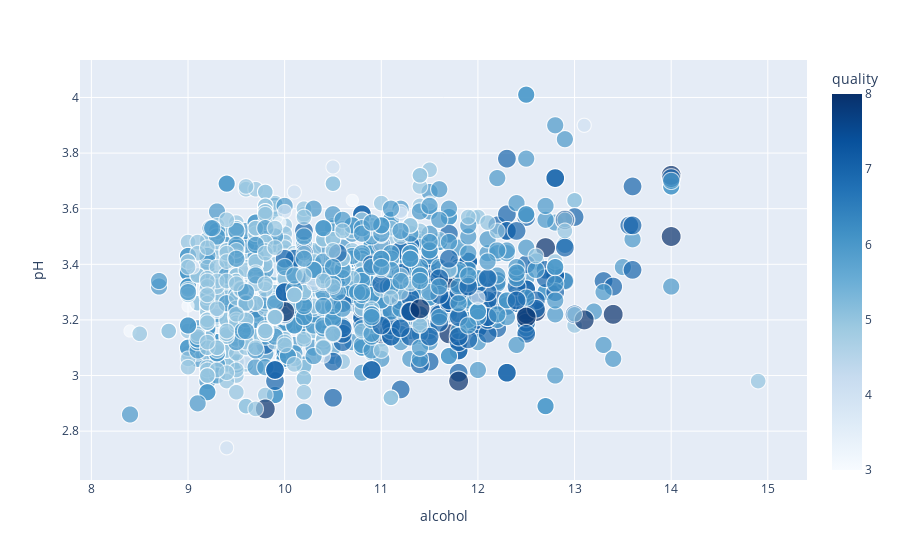

The code cell stored with this chart in its notebook:
### Code cell
import pandas as pd
import plotly.express as px

dig = px.scatter(df, x="alcohol", y="pH", size="quality", color="quality", color_continuous_scale=px.colors.sequential.Blues)

dig.show()

### Figure 1 — Plotly figure (JSON) as saved in the notebook; plotly's stock layout.template omitted (floating-point values rounded to 4 significant figures; data arrays with more than 128 entries replaced by an {"elided": "..."} marker saying what was removed)
{"data": [{"hovertemplate": "alcohol=%{x}<br>pH=%{y}<br>quality=%{marker.color}<extra></extra>", "legendgroup": "", "marker": {"color": {"elided": "1599 int values"}, "coloraxis": "coloraxis", "size": {"elided": "1599 int values"}, "sizemode": "area", "sizeref": 0.02, "symbol": "circle"}, "mode": "markers", "name": "", "showlegend": false, "x": {"elided": "1599 float values"}, "xaxis": "x", "y": {"elided": "1599 float values"}, "yaxis": "y", "type": "scattergl"}], "layout": {"xaxis": {"anchor": "y", "domain": [0.0, 1.0], "title": {"text": "alcohol"}}, "yaxis": {"anchor": "x", "domain": [0.0, 1.0], "title": {"text": "pH"}}, "coloraxis": {"colorbar": {"title": {"text": "quality"}}, "colorscale": [[0.0, "rgb(247,251,255)"], [0.125, "rgb(222,235,247)"], [0.25, "rgb(198,219,239)"], [0.375, "rgb(158,202,225)"], [0.5, "rgb(107,174,214)"], [0.625, "rgb(66,146,198)"], [0.75, "rgb(33,113,181)"], [0.875, "rgb(8,81,156)"], [1.0, "rgb(8,48,107)"]]}, "legend": {"tracegroupgap": 0, "itemsizing": "constant"}, "margin": {"t": 60}}}
